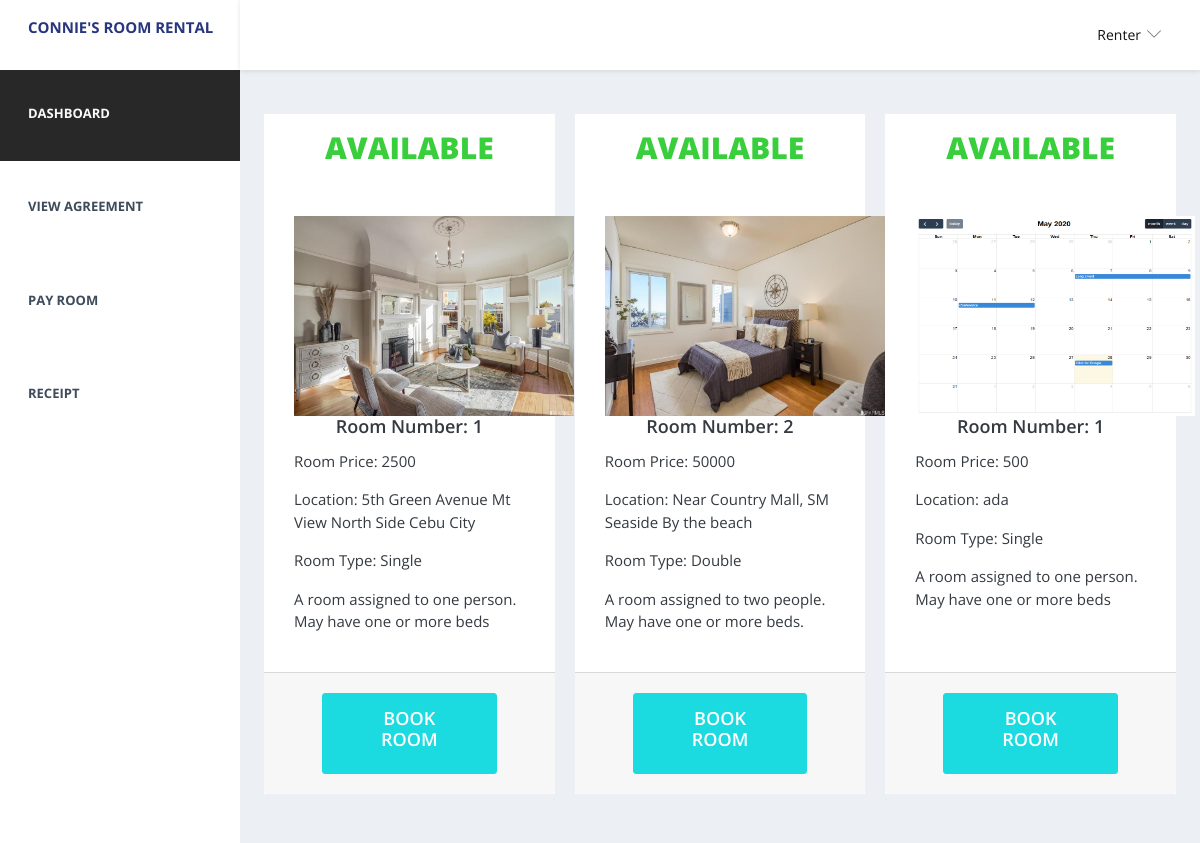
/login/renter_dashboard.php, run on the app's committed database.
### tables this page shows
CREATE TABLE `room_details` (
  `room_id` int(11) NOT NULL,
  `room_number` varchar(250) NOT NULL,
  `room_price` float NOT NULL,
  `location` varchar(250) NOT NULL,
  `room_type` enum('Single','Double','Triple','Quad','Queen','King','Twin','Double-double','Studio') NOT NULL,
  `room_description` varchar(250) NOT NULL,
  `room_img` varchar(250) NOT NULL,
  `room_status` tinyint(1) NOT NULL
);

### login/renter_dashboard.php (the view, shortened to what this page needs)
<!DOCTYPE html>
<html lang="en">
  <head>
    <link rel="stylesheet" href="vendors/simple-line-icons/css/simple-line-icons.css">
    <link rel="stylesheet" href="vendors/flag-icon-css/css/flag-icon.min.css">
    <link rel="stylesheet" href="vendors/css/vendor.bundle.base.css">
    <link rel="stylesheet" href="./vendors/daterangepicker/daterangepicker.css">
    <link rel="stylesheet" href="./vendors/chartist/chartist.min.css">
    <link rel="stylesheet" href="./css/style.css">
   </head>
  <body>
  <?php
  $conn = db();
  ?>
    <div class="container-scroller">
      <nav class="navbar default-layout-navbar col-lg-12 col-12 p-0 fixed-top d-flex flex-row">
        <div class="navbar-brand-wrapper d-flex align-items-center" style="background-color:white">
          <a class="navbar-brand brand-logo" href="#index.html">
              <p style="font-weight: bold">CONNIE'S ROOM RENTAL</p>
          </a>
        </div>
        <div class="navbar-menu-wrapper d-flex align-items-center flex-grow-1">
          <ul class="navbar-nav navbar-nav-right ml-auto">
            <li class="nav-item dropdown d-none d-xl-inline-flex user-dropdown">
              <a class="nav-link dropdown-toggle" id="UserDropdown" href="#" data-toggle="dropdown" aria-expanded="false">
                <span class="font-weight-normal"> Renter </span> </a>
            </li>
          </ul>
        </div>
      </nav>
      <div class="container-fluid page-body-wrapper">
        <nav class="sidebar sidebar-offcanvas" id="sidebar" style="background-color:white">
           <ul class="nav">
            <li class="nav-item nav-category active"><a class="nav-link" href="renter_dashboard.php"><span class="nav-link text-light">DASHBOARD</span></a></li>
            <li class="nav-item nav-category"><a class="nav-link" href="renter_view_agreement.php"><span class="nav-link text-dark">VIEW AGREEMENT</span></a></li>
            <li class="nav-item nav-category"><a class="nav-link" href="renter_pay_room.php"><span class="nav-link text-dark">PAY ROOM</span></a></li>
            <li class="nav-item nav-category"><a class="nav-link" href="renter_receipt.php"><span class="nav-link text-dark">receipt</span></a></li>
           </ul>
        </nav>
        <div class="main-panel">
          <div class="content-wrapper">
            <div class="row">
              <?php
                $sql = "SELECT * FROM room_details WHERE room_status = 1";
                $result = mysqli_query($conn,$sql);
                while($row = mysqli_fetch_assoc($result)) {
              ?>
              <div class="col-md-4 grid-margin">
                <div class="card" style="height: 680px;">
                  <span class="card-title"><h2 class="mt-3 text-center text-success"><strong> AVAILABLE </strong></h2> </span>
                  <div class="card-body">
                     <img src="../images/<?php echo $row['room_img']?>" style="width:300px;height:200px; padding-right: 20px;" alt="">
                    <h4 class="card-title text-center">Room Number: <?php echo $row['room_number']; ?></h4>
                      <p>Room Price: <?php echo $row['room_price'];?></p>
                      <p>Location: <?php echo $row['location'];?></p>
                      <p>Room Type: <?php echo $row['room_type'];?></p>
                      <p><?php echo $row['room_description']; ?></p>
                    </div>
                   <div class="card-footer">
                     <div class="row">
                         <a href="renter_bookroom.php?roomID=<?php echo $row['room_id']?>" class="btn btn-primary btn-md mx-5 my-2"><h4>BOOK ROOM</h4></a>
                    </div>
                   </div>
                </div>
              </div>
            <?php } ?>
            </div>
          </div>
          <footer class="footer">
          </footer>
        </div>
      </div>
    </div>
  </body>
</html>

### data on the page
room_details: room_img (picture), room_number "1", room_price "2500", location "5th Green Avenue Mt View North Side Cebu City", room_type "Single", room_description "A room assigned to one person. May have one or more beds"
room_details: room_img (picture), room_number "2", room_price "50000", location "Near Country Mall, SM Seaside By the beach", room_type "Double", room_description "A room assigned to two people. May have one or more beds."
room_details: room_img (picture), room_number "1", room_price "500", location "ada", room_type "Single", room_description "A room assigned to one person. May have one or more beds"
